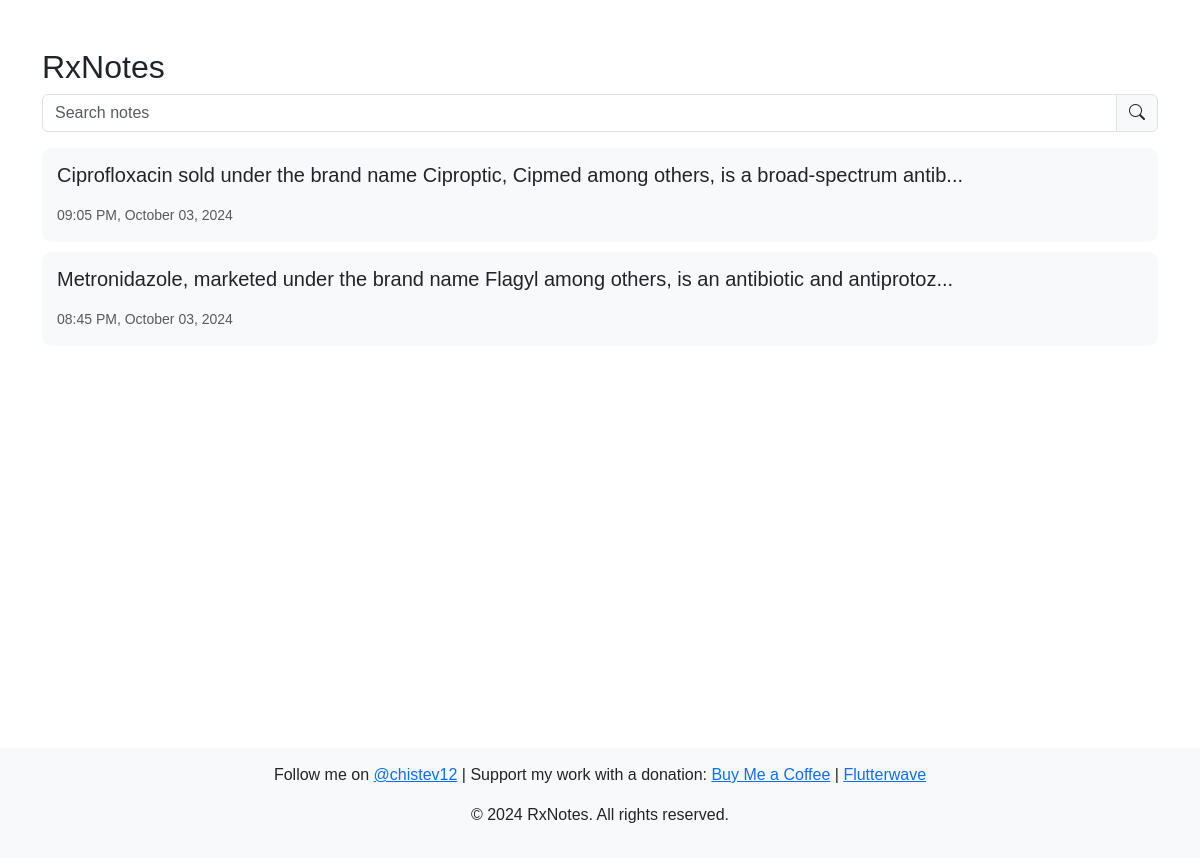
The app's page /, older data.
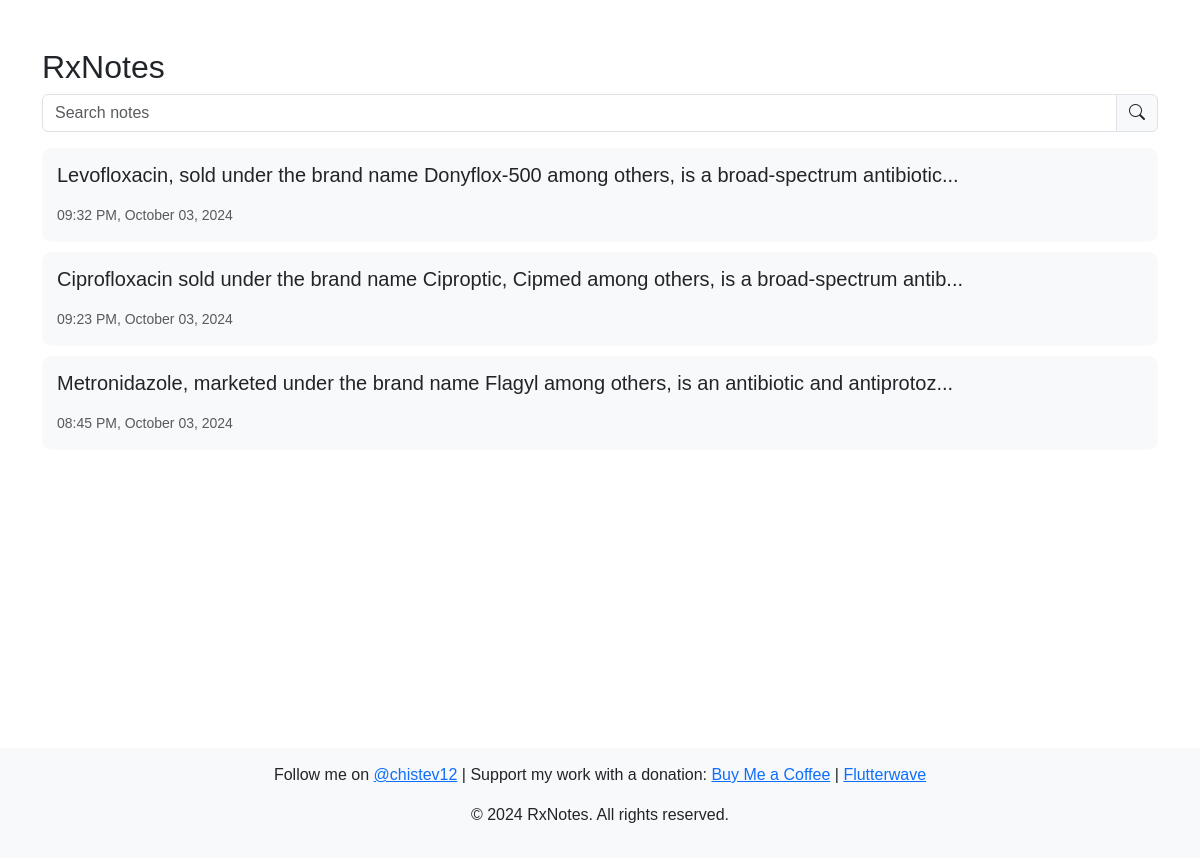
The same page, newer data.
### notes/models.py (models this page shows, shortened)
class Note(models.Model):
    title = models.CharField(max_length=200, unique=True)
    content = CKEditor5Field('Text', config_name='extends')
    created_at = models.DateTimeField(auto_now_add=True)
    updated_at = models.DateTimeField(null=True, blank=True)  # No auto update

### notes/views.py (the view)
# urls.py: path('', views.notes_view, name='notes_view'),
def notes_view(request):
    notes = Note.objects.annotate(
        effective_date=Coalesce('updated_at', F('created_at'))
    ).order_by('-effective_date')
    current_year = datetime.now().year
    return render(request, 'notes/index.html', {'notes': notes, 'current_year': current_year})

### notes/templates/notes/index.html
{% extends "notes/base.html" %}
{% block content %}
<h2>RxNotes</h2>
<div class="input-group mb-3">
    <input type="text" class="form-control" placeholder="Search notes" hx-get="{% url 'search_notes' %}"
        hx-trigger="keyup changed delay:500ms" hx-target="#notes-list" hx-include="[name='query']" name="query">
    <span class="input-group-text"><i class="bi bi-search"></i></span>
</div>
<div id="notes-list">
    {% include 'notes/note_list.html' %}
</div>
{% endblock %}

### notes/templates/notes/note_list.html
{% for note in notes %}
<a href="{% url 'note_detail_view' note.title %}?query={{ request.GET.query }}" class="text-decoration-none text-dark">
    <div class="note-card">
        <h5>{{ note.content|safe|slice:":100" }}...</h5>
        <small class="text-muted">
            {% if note.updated_at %}
                {{ note.updated_at|date:"h:i A, F d, Y" }}
            {% else %}
                {{ note.created_at|date:"h:i A, F d, Y" }}
            {% endif %}
        </small>
    </div>
</a>
{% empty %}
<p>No notes found.</p>
{% endfor %}

Row changes from the older to the newer data that the page shows:
added Note: content "Levofloxacin, sold under the brand name Donyflox-500 among others, is a broad-spectrum antibiotic", created_at "09:32 PM, October 03, 2024"
changed Note: updated_at "09:05 PM, October 03, 2024" → "09:23 PM, October 03, 2024"
